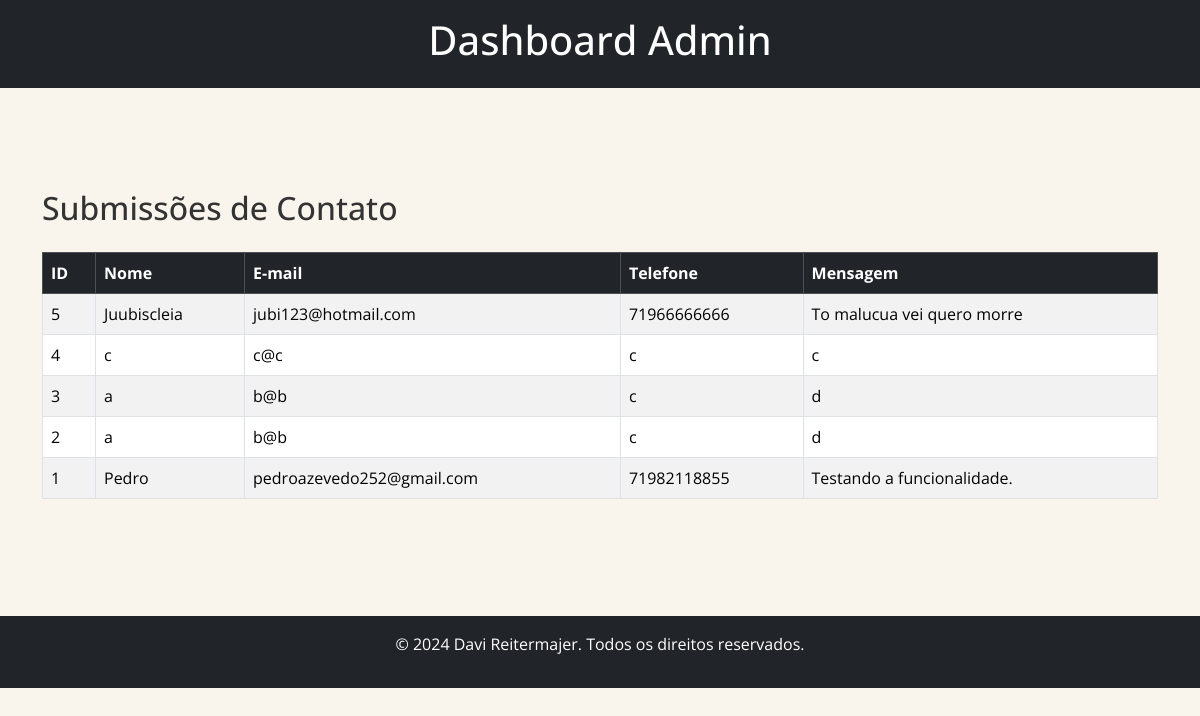
The page /admin on the database its author committed.
### tables this page shows
CREATE TABLE contatos (
            id INTEGER PRIMARY KEY AUTOINCREMENT,
            nome TEXT NOT NULL,
            email TEXT NOT NULL,
            telefone TEXT NOT NULL,
            mensagem TEXT NOT NULL
        );

### app.py (the view)
@app.route('/admin')
@auth.login_required
def admin():
    conn = sqlite3.connect('database.db')
    cursor = conn.cursor()
    cursor.execute('SELECT * FROM contatos ORDER BY id DESC')
    contatos = cursor.fetchall()
    conn.close()
    return render_template('admin.html', contatos=contatos)

### templates/admin.html (shortened to what this page needs)
<!DOCTYPE html>
<html lang="pt-BR">
<head>
    <link rel="stylesheet" href="https://cdnjs.cloudflare.com/ajax/libs/font-awesome/6.4.0/css/all.min.css"
 />
    <link href="https://cdn.jsdelivr.net/npm/bootstrap@5.3.3/dist/css/bootstrap.min.css" rel="stylesheet">
    <link rel="stylesheet" href="{{ url_for('static', filename='css/styles.css') }}">
</head>
<body>
    <header class="bg-dark text-white py-3">
        <div class="container text-center">
            <h1>Dashboard Admin</h1>
        </div>
    </header>
    <section class="py-5">
        <div class="container">
            <h2 class="mb-4">Submissões de Contato</h2>
            {% if contatos %}
                <div class="table-responsive">
                    <table class="table table-striped table-bordered">
                        <thead class="table-dark">
                            <tr>
                                <th>ID</th>
                                <th>Nome</th>
                                <th>E-mail</th>
                                <th>Telefone</th>
                                <th>Mensagem</th>
                            </tr>
                        </thead>
                        <tbody>
                            {% for contato in contatos %}
                                <tr>
                                    <td>{{ contato[0] }}</td>
                                    <td>{{ contato[1] }}</td>
                                    <td>{{ contato[2] }}</td>
                                    <td>{{ contato[3] }}</td>
                                    <td>{{ contato[4] }}</td>
                                </tr>
                            {% endfor %}
                        </tbody>
                    </table>
                </div>
            {% else %}
                <p>Nenhuma submissão encontrada.</p>
            {% endif %}
        </div>
    </section>
    <footer class="bg-dark text-white py-3">
        <div class="container text-center">
            <p>&copy; 2024 Davi Reitermajer. Todos os direitos reservados.</p>
        </div>
    </footer>
</body>
</html>

### static/css/styles.css (style rules this page uses)
:root { --dark-lavender: #595381; --middle-lavender: #937fa1; --light-lavender: #e4c3d6; --light-mint-green: #bcd9c5; --mint-green: #96b6b2; --background-off-white: #f9f5ec; }
body { font-family: 'Open Sans', 'Roboto', sans-serif; color: #333; background-color: var(--background-off-white); }
section { min-height: 66vh; padding: 4rem 0; align-content: center; }
footer { background-color: var(--dark-lavender); }
html { scroll-behavior: smooth; }
section { scroll-margin-top: 76px; }

### rows shown on the page
contatos: id "5", nome "Juubiscleia", email "jubi123@hotmail.com", telefone "71966666666", mensagem "To malucua vei quero morre"
contatos: id "4", nome "c", email "c@c", telefone "c", mensagem "c"
contatos: id "3", nome "a", email "b@b", telefone "c", mensagem "d"
contatos: id "2", nome "a", email "b@b", telefone "c", mensagem "d"
contatos: id "1", nome "Pedro", email "pedroazevedo252@gmail.com", telefone "71982118855", mensagem "Testando a funcionalidade."
